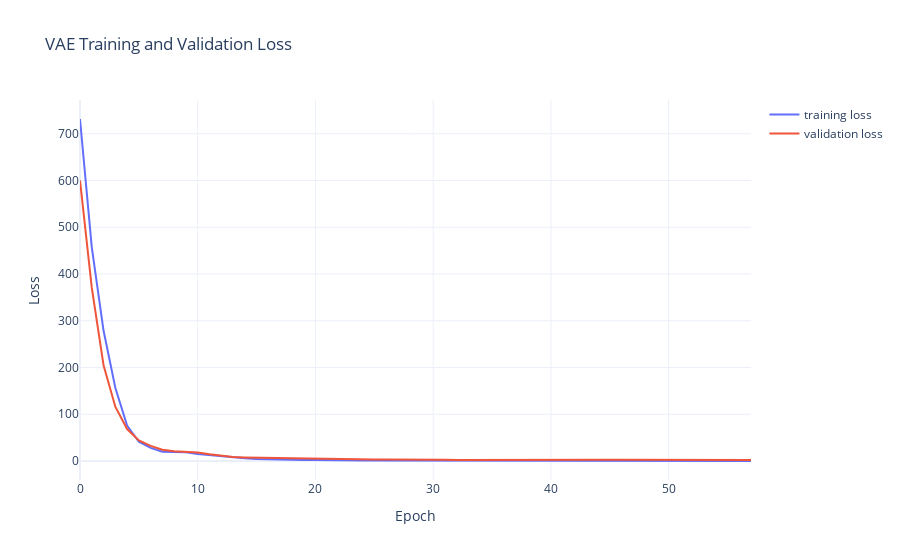

Notebook code cell kept with this figure:
### Code cell
# # plot complete training and validation loss history
vloss_cpu = [tensor.cpu() for tensor in vloss]
fig = go.Figure()
fig.add_trace(go.Scatter(y=tloss, mode='lines', name='training loss'))
fig.add_trace(go.Scatter(y=vloss_cpu, mode='lines', name='validation loss'))
fig.update_layout(title='VAE Training and Validation Loss',
                   xaxis_title='Epoch',
                   yaxis_title='Loss',
                   template = "plotly_white")

fig.show()

### Figure 1 — Plotly figure (JSON) as saved in the notebook; plotly's stock layout.template omitted (floating-point values rounded to 4 significant figures)
{"data": [{"mode": "lines", "name": "training loss", "type": "scatter", "y": [731.6, 457.5, 279.0, 156.7, 75.69, 41.22, 28.2, 19.96, 19.1, 18.75, 14.92, 12.24, 9.704, 7.573, 5.681, 4.167, 3.297, 3.073, 2.424, 2.137, 1.926, 1.356, 1.279, 1.09, 1.098, 1.037, 1.02, 0.677, 0.4994, 0.427, 0.4938, 0.3327, 0.2589, 0.2883, 0.2024, 0.1529, 0.1473, 0.127, 0.1321, 0.1008, 0.09418, 0.1187, 0.08407, 0.0841, 0.06737, 0.06293, 0.07497, 0.05832, 0.0591, 0.05467, 0.05607, 0.05098, 0.04333, 0.0505, 0.04947, 0.03861, 0.03974, 0.03615]}, {"mode": "lines", "name": "validation loss", "type": "scatter", "y": [600.1, 370.8, 205.0, 116.1, 68.34, 44.07, 32.48, 24.0, 20.98, 19.28, 17.99, 14.3, 11.49, 8.707, 7.742, 7.286, 5.726, 5.282, 4.959, 5.059, 4.506, 3.929, 4.16, 4.02, 3.714, 3.048, 3.011, 3.221, 2.97, 3.026, 2.569, 2.72, 2.387, 2.51, 2.643, 2.704, 2.577, 2.594, 2.543, 2.613, 2.525, 2.528, 2.521, 2.548, 2.506, 2.55, 2.536, 2.43, 2.437, 2.463, 2.48, 2.441, 2.463, 2.447, 2.45, 2.435, 2.44, 2.419]}], "layout": {"title": {"text": "VAE Training and Validation Loss"}, "xaxis": {"title": {"text": "Epoch"}}, "yaxis": {"title": {"text": "Loss"}}}}
